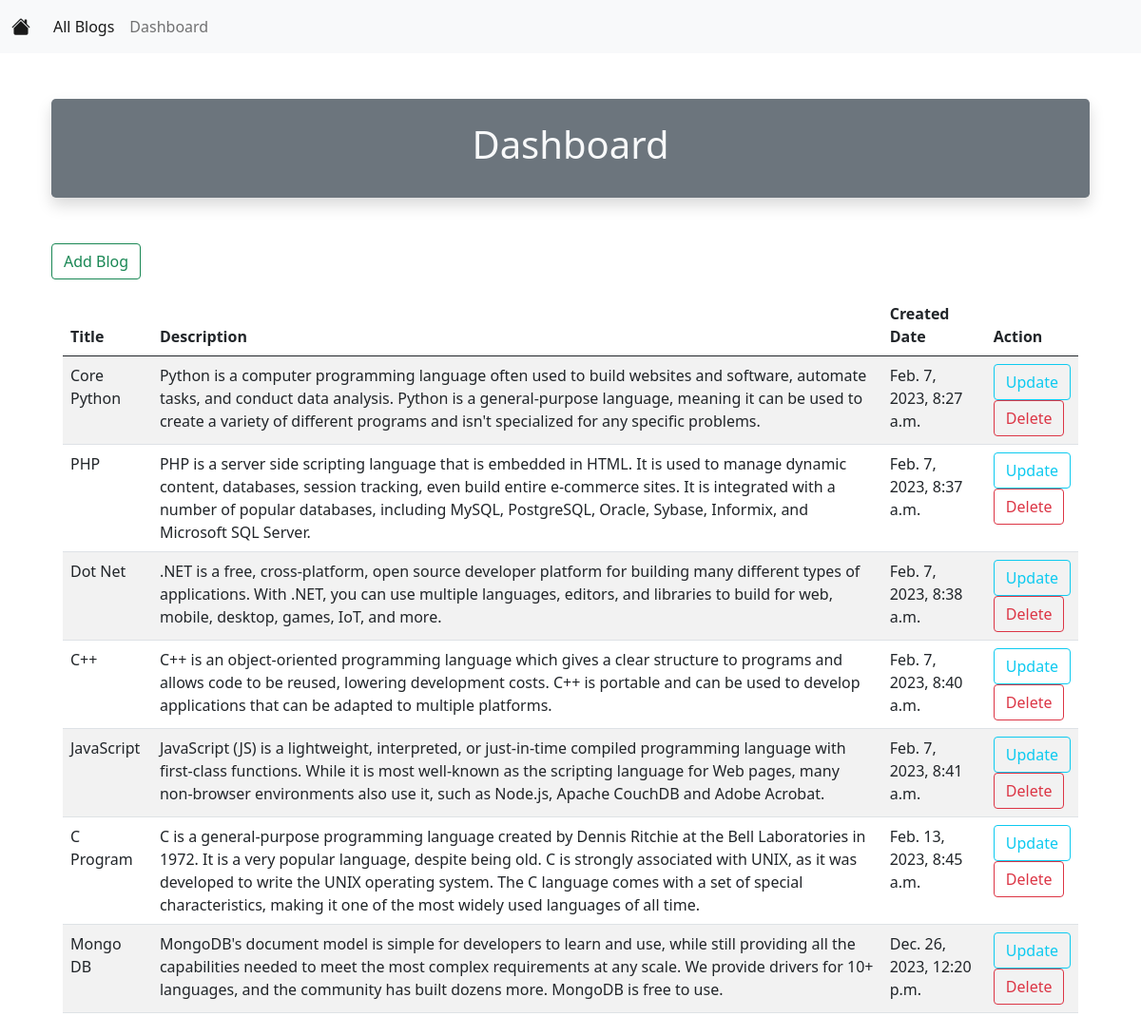
/dashboard, run on the app's committed database.
### BlogApp/models.py (models this page shows)
class BlogModel(models.Model):
    title = models.CharField( max_length=100 )
    desc = models.TextField()
    created_at = models.DateTimeField(auto_now_add=True)

### BlogApp/views.py (the view)
# urls.py: path("dashboard", views.dashboard_view, name="dashboard"),
def dashboard_view(request):
    blogs = BlogModel.objects.all()
    context = {'blogs':blogs}
    return render(request, 'dashboard.html', context)

### templates/dashboard.html (shortened to what this page needs)
{% extends 'base.html' %}
{% load static %}
{% block body %}
<div class="container">
    <div class="container my-5">
        <div class="container my-5  text-center bg-secondary p-4 rounded-3 shadow">
            <h1 class="text-light">Dashboard</h1>
        </div>
    </div>
    <div class="container my-4">
        <div class="my-3">
            <a href="{% url 'addblog' %}" class="btn btn-outline-success">Add Blog</a>
        </div>
        <div class="container">
            <table class="table table-striped table-hover">
                <thead>
                    <th>Title</th>
                    <th>Description</th>
                    <th>Created Date</th>
                    <th>Action</th>
                </thead>
                <tbody>
                    {% for blog in blogs %}
                    <tr>
                        <td>{{blog.title}}</td>
                        <td>{{blog.desc}}</td>
                        <td>{{blog.created_at}}</td>
                        <td><a href="{% url 'updateblog' blog.id %}" class="btn btn-outline-info">Update</a>
                        <form action="{% url 'deleteblog' blog.id %}" onsubmit="return deletefunc()">
                            <input type="submit" value="Delete" class="btn btn-outline-danger">
                        </form></td>
                    </tr>
                    {% endfor %}
                </tbody>
            </table>
        </div>
    </div>
</div>
{% endblock body %}

### data on the page
BlogModel: title "Core Python", desc "Python is a computer programming language often used to build websites and software, automate tasks, and conduct data analysis. Python is a general-purpose language, meaning it can be used to create a variety of different programs and isn't specialized for any specific problems.", created_at "Feb. 7, 2023, 8:27 a.m."
BlogModel: title "PHP", desc "PHP is a server side scripting language that is embedded in HTML. It is used to manage dynamic content, databases, session tracking, even build entire e-commerce sites. It is integrated with a number of popular databases, including MySQL, PostgreSQL, Oracle, Sybase, Informix, and Microsoft SQL Server.", created_at "Feb. 7, 2023, 8:37 a.m."
BlogModel: title "Dot Net", desc ".NET is a free, cross-platform, open source developer platform for building many different types of applications. With .NET, you can use multiple languages, editors, and libraries to build for web, mobile, desktop, games, IoT, and more.", created_at "Feb. 7, 2023, 8:38 a.m."
BlogModel: title "C++", desc "C++ is an object-oriented programming language which gives a clear structure to programs and allows code to be reused, lowering development costs. C++ is portable and can be used to develop applications that can be adapted to multiple platforms.", created_at "Feb. 7, 2023, 8:40 a.m."
BlogModel: title "JavaScript", desc "JavaScript (JS) is a lightweight, interpreted, or just-in-time compiled programming language with first-class functions. While it is most well-known as the scripting language for Web pages, many non-browser environments also use it, such as Node.js, Apache CouchDB and Adobe Acrobat.", created_at "Feb. 7, 2023, 8:41 a.m."
BlogModel: title "C Program", desc "C is a general-purpose programming language created by Dennis Ritchie at the Bell Laboratories in 1972. It is a very popular language, despite being old. C is strongly associated with UNIX, as it was developed to write the UNIX operating system. The C language comes with a set of special characteristics, making it one of the most widely used languages of all time.", created_at "Feb. 13, 2023, 8:45 a.m."
BlogModel: title "Mongo DB", desc "MongoDB's document model is simple for developers to learn and use, while still providing all the capabilities needed to meet the most complex requirements at any scale. We provide drivers for 10+ languages, and the community has built dozens more. MongoDB is free to use.", created_at "Dec. 26, 2023, 12:20 p.m."
